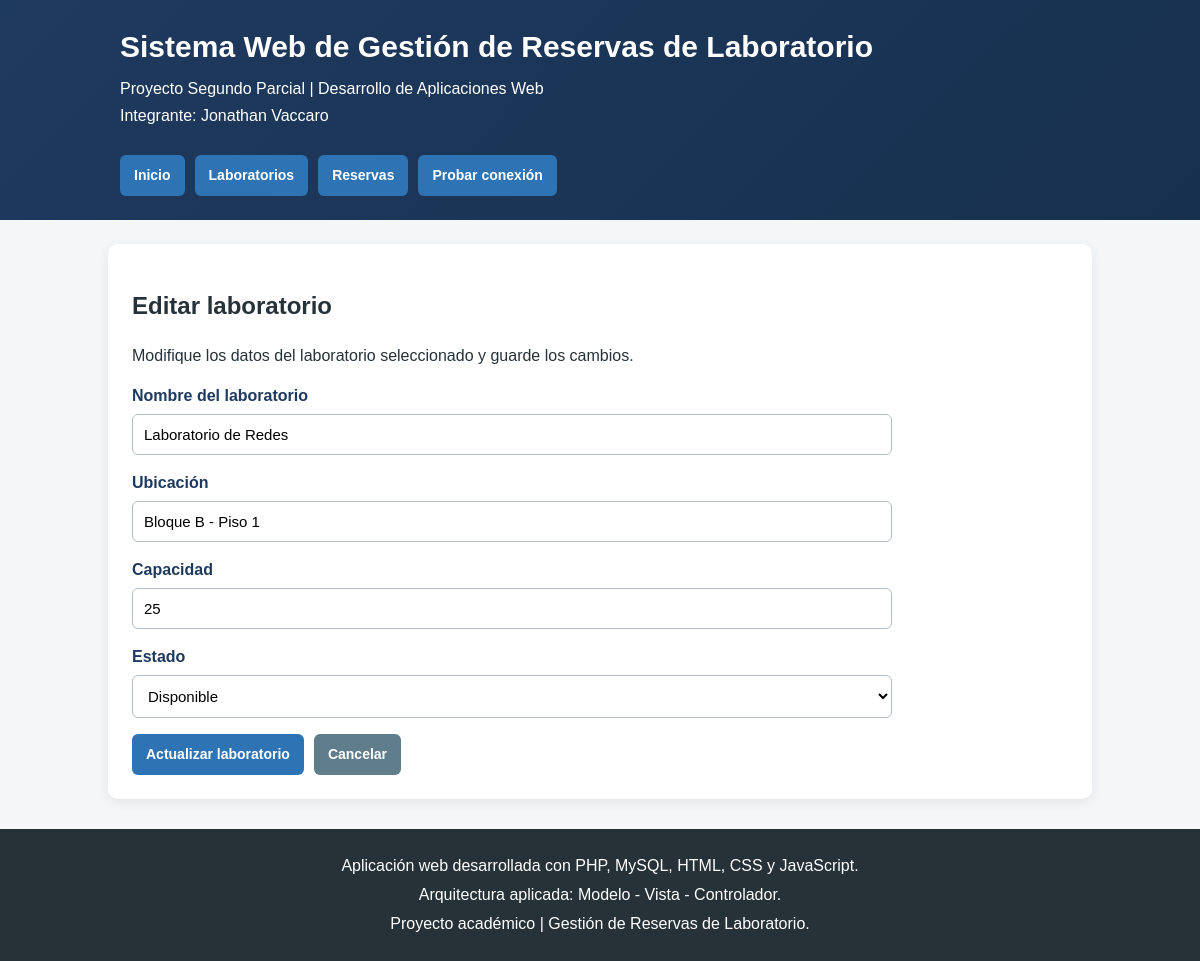
The app's page /index.php?controller=laboratorios&action=editar&id=2 with its own data.
### tables this page shows
CREATE TABLE laboratorios (
    id INT AUTO_INCREMENT PRIMARY KEY,
    nombre VARCHAR(100) NOT NULL,
    ubicacion VARCHAR(150) NOT NULL,
    capacidad INT NOT NULL,
    estado ENUM('Disponible', 'Mantenimiento', 'Inactivo') NOT NULL DEFAULT 'Disponible',
    fecha_creacion TIMESTAMP DEFAULT CURRENT_TIMESTAMP,
    fecha_actualizacion TIMESTAMP DEFAULT CURRENT_TIMESTAMP ON UPDATE CURRENT_TIMESTAMP
);

### app/controllers/LaboratorioController.php (called while the page is built, shortened)
<?php
require_once __DIR__ . "/../models/Laboratorio.php";
class LaboratorioController
{
    private Laboratorio $modelo;
    public function __construct()
    {
        $this->modelo = new Laboratorio();
    }
    public function editar(): void
    {
        $id = (int) ($_GET["id"] ?? 0);
        $laboratorio = $this->modelo->obtenerPorId($id);
        cargarVista("laboratorios/editar", [
            "titulo" => "Editar Laboratorio",
            "errores" => [],
            "laboratorio" => $laboratorio
        ]);
    }
}

### config/conexion.php (called while the page is built, shortened)
<?php
class Conexion
{
    private static string $host = "127.0.0.1";
    private static string $baseDatos = "bd_reservas_laboratorio";
    private static string $usuario = "root";
    private static string $clave = "";
    private static int $puerto = 3307;
    public static function conectar(): mysqli
    {
        $conexion = new mysqli(
            self::$host,
            self::$usuario,
            self::$clave,
            self::$baseDatos,
            self::$puerto
        );
        $conexion->set_charset("utf8mb4");
        return $conexion;
    }
}

### app/models/Laboratorio.php (called while the page is built, shortened)
<?php
require_once __DIR__ . "/../../config/conexion.php";
class Laboratorio
{
    private mysqli $conexion;
    public function __construct()
    {
        $this->conexion = Conexion::conectar();
    }
    public function obtenerPorId(int $id): ?array
    {
        $sql = "SELECT id, nombre, ubicacion, capacidad, estado
                FROM laboratorios
                WHERE id = ?";
        $stmt = $this->conexion->prepare($sql);
        $stmt->bind_param("i", $id);
        $stmt->execute();
        $resultado = $stmt->get_result();
        $laboratorio = $resultado->fetch_assoc();
        return $laboratorio ?: null;
    }
}

### app/views/laboratorios/editar.php (the view, shortened to what this page needs)
<section class="tarjeta">
    <h2>Editar laboratorio</h2>
    <p>
        Modifique los datos del laboratorio seleccionado y guarde los cambios.
    </p>
    <form class="formulario"
          method="POST"
          action="index.php?controller=laboratorios&action=actualizar"
          onsubmit="return validarFormularioLaboratorio();">
        <div class="campo">
            <label for="nombre">Nombre del laboratorio</label>
            <input
                type="text"
                id="nombre"
                name="nombre"
                maxlength="100"
                required
                value="<?= htmlspecialchars($laboratorio["nombre"] ?? "") ?>">
        </div>
        <div class="campo">
            <label for="ubicacion">Ubicación</label>
            <input
                type="text"
                id="ubicacion"
                name="ubicacion"
                maxlength="150"
                required
                value="<?= htmlspecialchars($laboratorio["ubicacion"] ?? "") ?>">
        </div>
        <div class="campo">
            <label for="capacidad">Capacidad</label>
            <input
                type="number"
                id="capacidad"
                name="capacidad"
                min="1"
                required
                value="<?= htmlspecialchars($laboratorio["capacidad"] ?? "") ?>">
        </div>
        <div class="campo">
            <label for="estado">Estado</label>
            <select id="estado" name="estado" required>
                <option value="Disponible" <?= (($laboratorio["estado"] ?? "") === "Disponible") ? "selected" : "" ?>>
                    Disponible
                </option>
            </select>
        </div>
        <div class="acciones">
            <button type="submit">Actualizar laboratorio</button>
            <a class="boton boton-secundario" href="index.php?controller=laboratorios&action=index">
                Cancelar
            </a>
        </div>
    </form>
</section>

### public/css/estilos.css (style rules this page uses)
* { box-sizing: border-box; }
body { margin: 0; font-family: Arial, Helvetica, sans-serif; background: #f4f6f8; color: #263238; line-height: 1.5; }
.menu a, .boton, button { display: inline-block; background: #2e74b5; color: white; border: none; text-decoration: none; padding: 10px 14px; border-radius: 6px; cursor: pointer; font-weight: bold; font-size: 14px; transition: background 0.2s ease, transform 0.1s ease; }
.boton-secundario { background: #607d8b; }
.tarjeta { background: white; margin-bottom: 20px; padding: 24px; border-radius: 10px; box-shadow: 0 3px 12px rgba(0,0,0,0.08); }
.acciones { display: flex; gap: 10px; flex-wrap: wrap; margin-top: 16px; }
.formulario { max-width: 760px; }
.campo { margin-bottom: 16px; }
.campo label { display: block; margin-bottom: 6px; font-weight: bold; color: #1f3a5f; }
.campo input, .campo select, .campo textarea { width: 100%; padding: 11px; border: 1px solid #b0bec5; border-radius: 6px; font-size: 15px; background: white; }

### records on screen
laboratorios: nombre "Laboratorio de Redes", ubicacion "Bloque B - Piso 1", capacidad "25", estado "Disponible"
